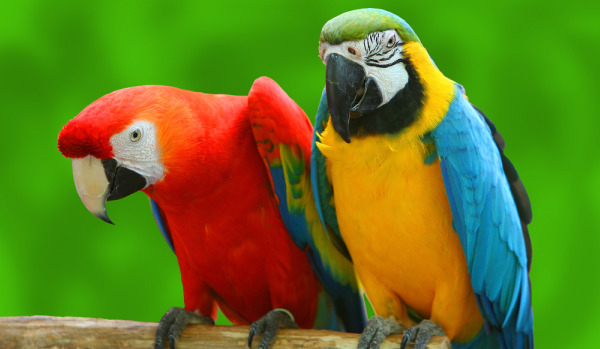
#> input picture Image/XLA.jpg, 600 x 349 px, found by its file name
$ jupyter execute --allow-errors Excersise_Filtering.ipynb
#> lines starting #> are read from the running program, lines starting #| are printed output that depends on the picture
[cell 1]
import cv2
import numpy as np
import matplotlib.pyplot as plt
from scipy.signal import convolve2d

# Bai 1: Given a grayscale image I, mask G = [[1, 2, 1], [2, 4, 2], [1, 2, 1]]

[cell 2]
image_Path = r'D:\py\Digital_Image_Processing\Image\XLA.jpg'
I = cv2.imread(image_Path, cv2.IMREAD_GRAYSCALE)
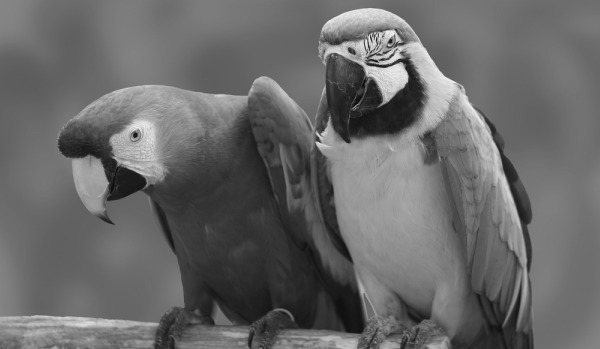
#> I: shape (349, 600); min 9, max 246, mean 104.7
G = np.array ([[1, 2, 1],
               [2, 4, 2],
               [1, 2, 1]]) / 16

### Cau a: Compute and show Y = I*G

[cell 3]
Y = convolve2d(I, G, mode= 'same', boundary= 'symm')

[cell 4]
plt.figure(figsize=(10,5))
plt.imshow(Y, cmap='gray')
plt.title('Y = I*G')
plt.axis('off')

### Cau b: Repeat with G = ones(7, 7)/16, then with G - ones(11, 11)/121

[cell 5]
G1 = np.ones((7, 7)) / 49
G2 = np.ones((11, 11)) / 121
Y1 = convolve2d(I, G1, 'same', 'symm' )
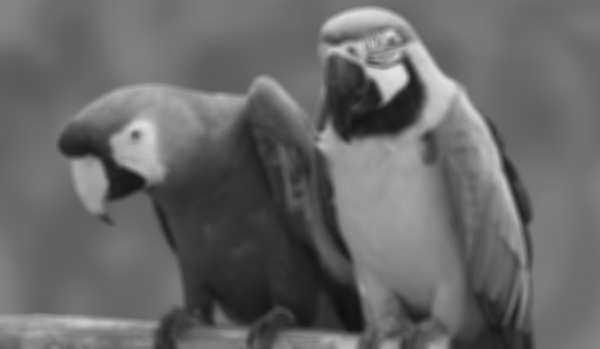
#> Y1: shape (349, 600) float64; min 16.9, max 226.7, mean 104.7
Y2 = convolve2d(I, G2, 'same', 'symm' )

[cell 6]
plt.figure(figsize=(10, 5))
plt.subplot(1, 2, 1)
plt.imshow(Y1, cmap='gray')
plt.title('Y1 = I*G1')
plt.axis('off')

plt.subplot(1, 2, 2)
plt.imshow(Y2, cmap='gray')
plt.title('Y2 = I*G1')
plt.axis('off')
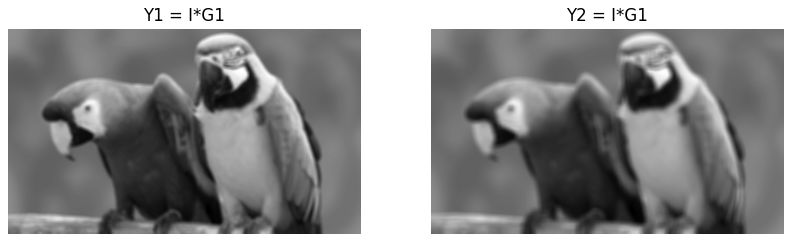
#> figure drawn by matplotlib, 2 panels

### Cau c: Comment
- Ảnh sẽ mờ điđi
- 3 bộ lọc trên là 3 bộ lọc trung bình vì cộng tổng lại bằng 1
- Bộ lọc trung bình có kích thước càng lớn thì ảnh đầu ra càng mờ vì một khung ảnh có thể được lọc nhiều lần

### Cau d: Add Gaussian noise to I, and reapply the filter G (of various sizes and types)

[cell 7]
sigma = 5
noisy_I = I + sigma*np.random.randn(*I.shape)
Y = convolve2d(noisy_I, G, 'same', 'symm')
Y1 = convolve2d(noisy_I, G1, 'same', 'symm')
Y2 = convolve2d(noisy_I, G2, 'same', 'symm')

[cell 8]
plt.figure(figsize=(10, 5))
plt.subplot(2, 2, 1)
plt.imshow(noisy_I, cmap='gray')
plt.title('Noisy Image')
plt.axis('off')

plt.subplot(2, 2, 2)
plt.imshow(Y, cmap='gray')
plt.title('Y = I_noisy*G')
plt.axis('off')

plt.subplot(2, 2, 3)
plt.imshow(Y1, cmap='gray')
plt.title('Y1 = I_noisy*G1')
plt.axis('off')

plt.subplot(2, 2, 4)
plt.imshow(Y2, cmap='gray')
plt.title('Y2 = I_noisy*G1')
plt.axis('off')
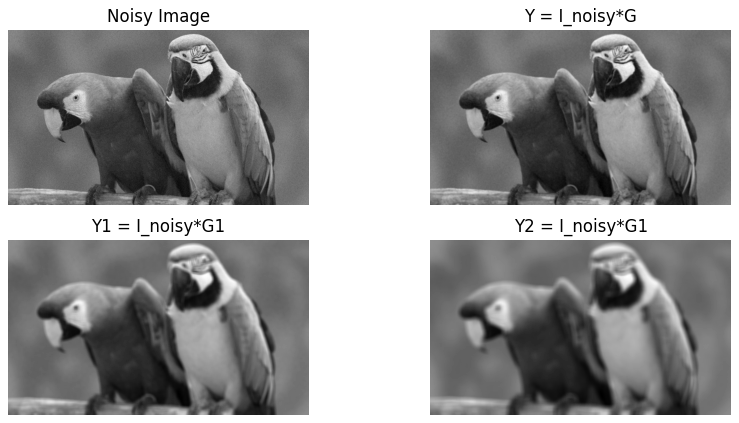
#> figure drawn by matplotlib, 4 panels

$ run again, with Image/1.png saved as Image/XLA.jpg
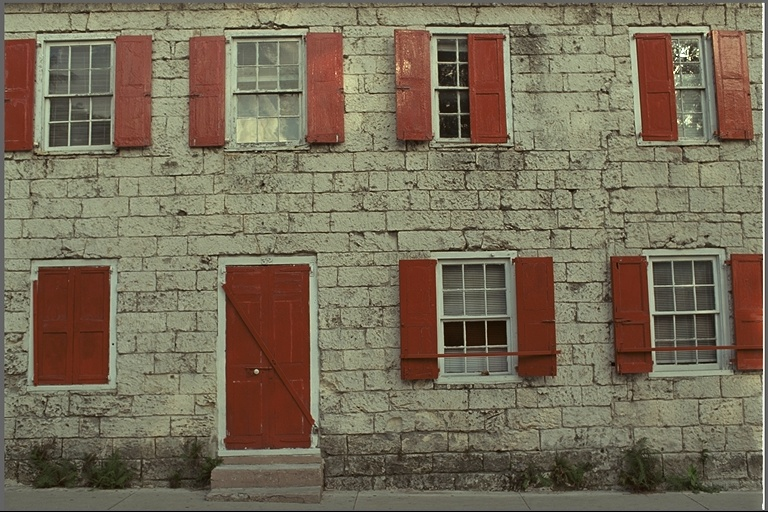
#> input picture Image/1.png, 768 x 512 px, found by its file name
#> `Y1 = convolve2d(I, G1, 'same', 'symm' )`:
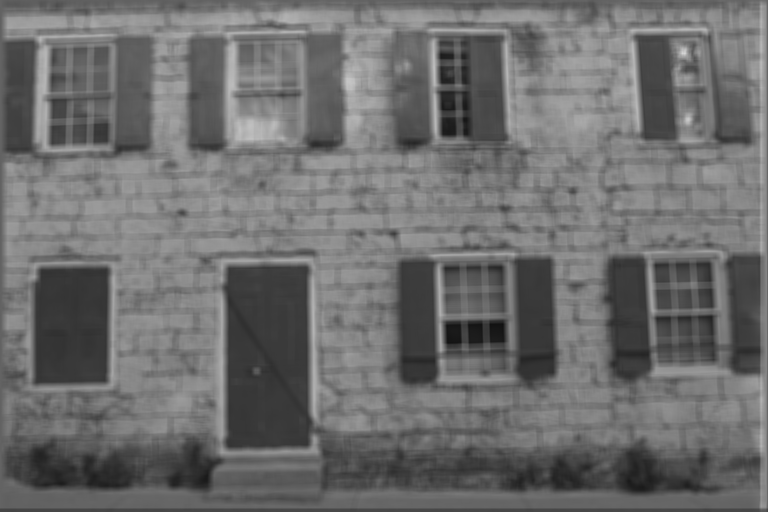
#> Y1: shape (512, 768) float64; min 16.82, max 214.1, mean 109.7
#> `[cell 8] plt.figure(figsize=(10, 5)) plt.subplot(2, 2, 1) plt.imshow(n..`:
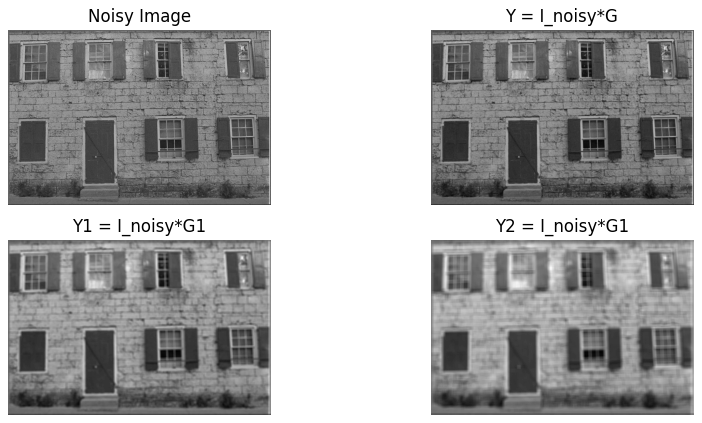
#> figure drawn by matplotlib, 4 panels

$ run again, with Image/10.png saved as Image/XLA.jpg
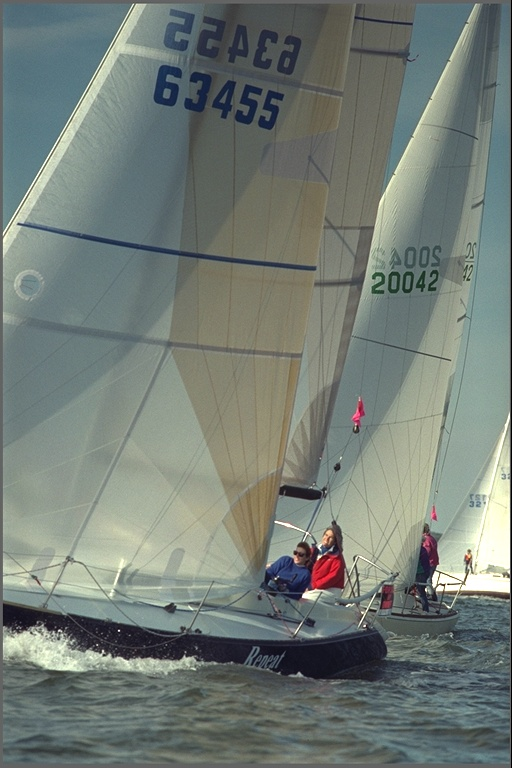
#> input picture Image/10.png, 512 x 768 px, found by its file name
#> `[cell 6] plt.figure(figsize=(10, 5)) plt.subplot(1, 2, 1) plt.imshow(Y..`:
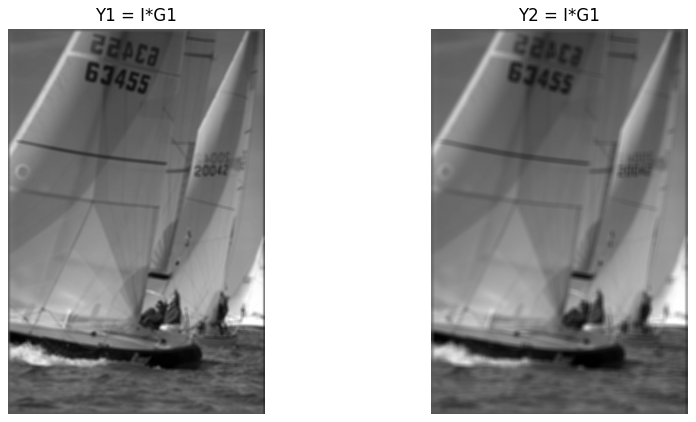
#> figure drawn by matplotlib, 2 panels
#> `Y2 = convolve2d(noisy_I, G2, 'same', 'symm')`:
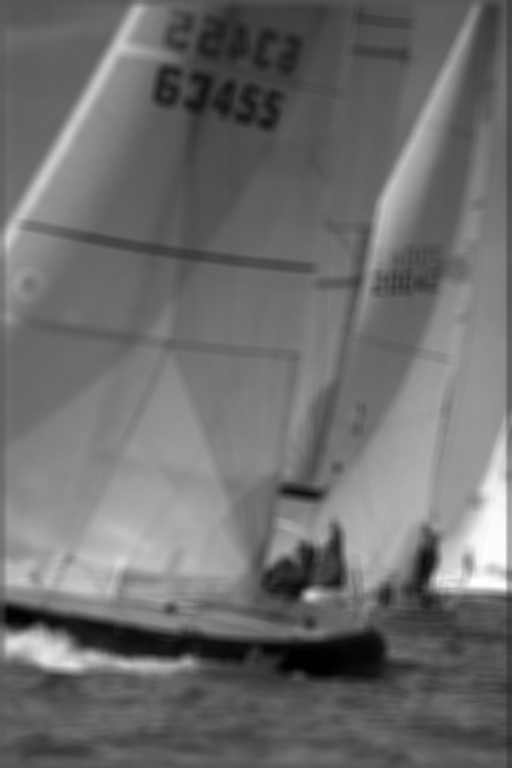
#> Y2: shape (768, 512) float64; min 19.92, max 255.6, mean 121.3; drawn with min black and max white
